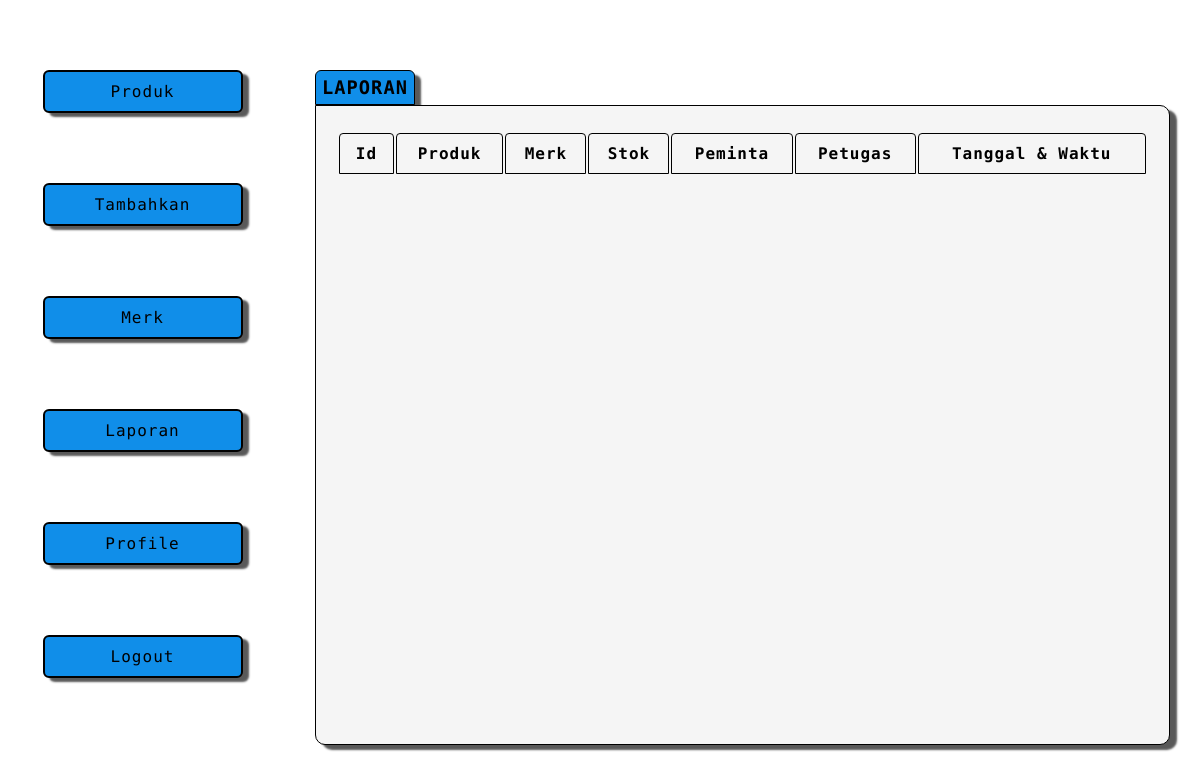
Before: /pwku/index.php?halaman=laporan (signed in) with the older database file.
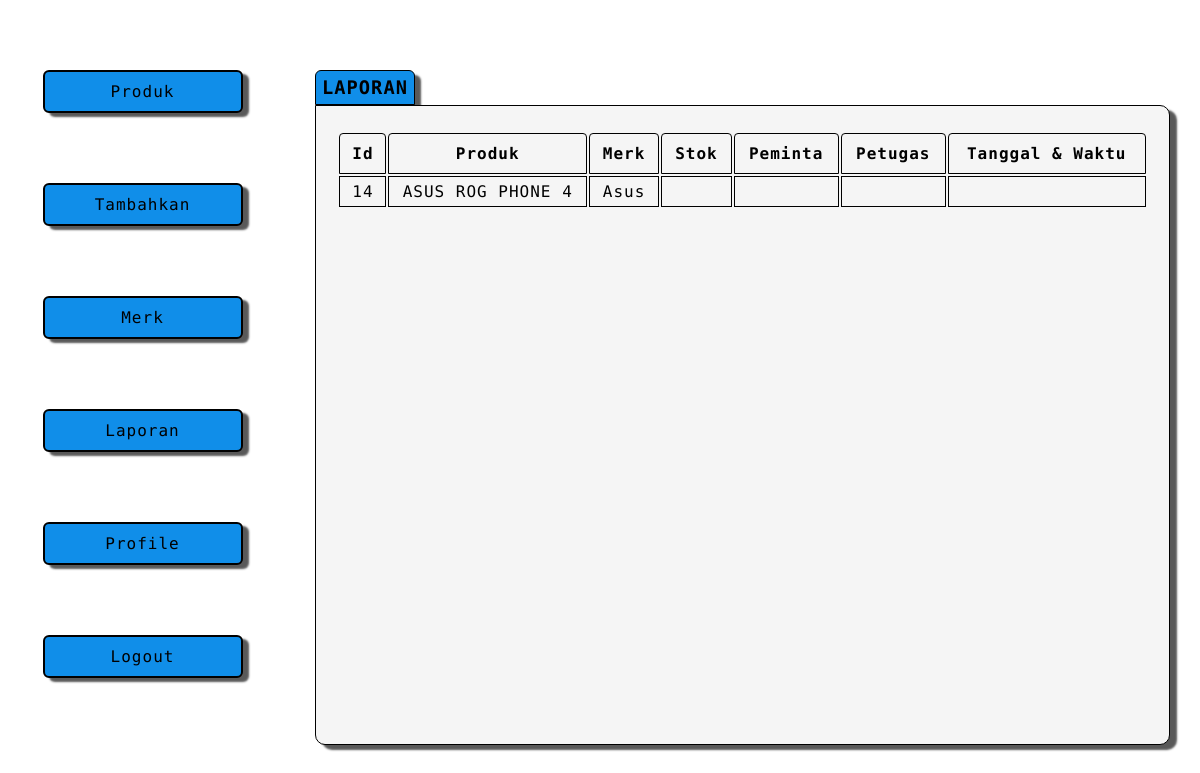
After: the same page with the newer database file.
### tables this page shows
CREATE TABLE `keluar` (
  `idKeluar` int(11) NOT NULL,
  `idBarang` int(11) NOT NULL,
  `idMerk` int(11) NOT NULL,
  `peminta` varchar(255) NOT NULL,
  `petugas` varchar(255) NOT NULL,
  `stokKeluar` int(11) NOT NULL,
  `dates` timestamp NOT NULL DEFAULT current_timestamp() ON UPDATE current_timestamp()
);

CREATE TABLE `barang` (
  `idBarang` int(11) NOT NULL,
  `idMerk` int(11) NOT NULL,
  `namaBarang` varchar(255) NOT NULL,
  `hargaBarang` int(11) NOT NULL,
  `stokBarang` int(10) NOT NULL
);

CREATE TABLE `merk` (
  `idMerk` int(11) NOT NULL,
  `namaMerk` varchar(255) NOT NULL
);

### pwku/laporan.php (the view, shortened to what this page needs)
<h3 class="h3">LAPORAN</h3>
<div class="container-produk">
	<div class="table-produk">
		<table bgcolor="whitesmoke">
				<tr>
					<th>Id</th>
					<th>Produk</th>
					<th>Merk</th>
					<th>Stok</th>
					<th>Peminta</th>
					<th>Petugas</th>
					<th>Tanggal & Waktu</th>
				</tr>
				<?php
					include 'controller/conn.php';
					$query = mysqli_query($conn, "SELECT * FROM keluar INNER JOIN barang ON keluar.idBarang = barang.idBarang INNER JOIN merk ON keluar.idMerk = merk.idMerk");
					while($data = mysqli_fetch_array($query)){
				?>
				<tr>
					<td><?= $data['idBarang']; ?></td>
					<td><?= $data['namaBarang']; ?></td>
					<td><?= $data['namaMerk']; ?></td>
					<td><?= $data['jumlah']; ?></td>
					<td><?= $data['namaPeminta']; ?></td>
					<td><?= $data['namaPetugas']; ?></td>
					<td><?= $data['tglKeluar']; ?></td>
				</tr>
				<?php
				}
				?>
		</table>
	</div>
</div>

Changed rows visible on the page:
added keluar: idBarang.idBarang "14", idBarang.namaBarang "ASUS ROG PHONE 4", idMerk.namaMerk "Asus"
